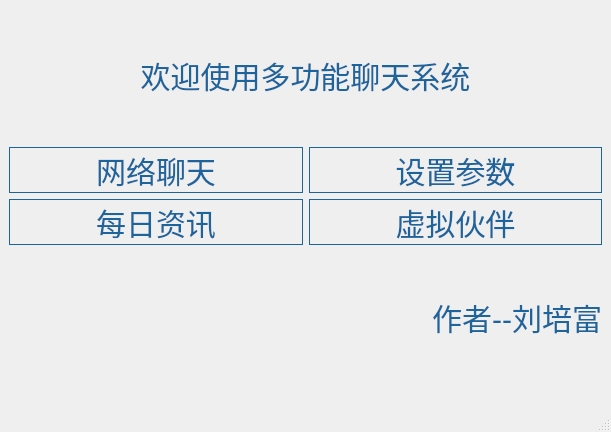
<?xml version="1.0" encoding="UTF-8"?>
<ui version="4.0">
 <class>MainWindow</class>
 <widget class="QMainWindow" name="MainWindow">
  <property name="geometry">
   <rect>
    <x>0</x>
    <y>0</y>
    <width>611</width>
    <height>432</height>
   </rect>
  </property>
  <property name="windowTitle">
   <string>菜单</string>
  </property>
  <property name="styleSheet">
   <string notr="true">*{  
    font-family:微软雅黑;
    font-size:30px;
    color: #1d649c;
}
QPushButton{
	border:1px solid #1d649c;
}
QPushButton:hover{
	color: rgb(85, 255, 255);
}
</string>
  </property>
  <widget class="QWidget" name="centralwidget">
   <layout class="QVBoxLayout" name="verticalLayout">
    <item>
     <widget class="QLabel" name="label_welcome">
      <property name="text">
       <string>欢迎使用多功能聊天系统</string>
      </property>
      <property name="alignment">
       <set>Qt::AlignCenter</set>
      </property>
     </widget>
    </item>
    <item>
     <layout class="QHBoxLayout" name="horizontalLayout">
      <item>
       <widget class="QPushButton" name="pushButton_ChatNetwork">
        <property name="text">
         <string>网络聊天</string>
        </property>
       </widget>
      </item>
      <item>
       <widget class="QPushButton" name="pushButton_Settings">
        <property name="text">
         <string>设置参数</string>
        </property>
       </widget>
      </item>
     </layout>
    </item>
    <item>
     <layout class="QHBoxLayout" name="horizontalLayout_2">
      <item>
       <widget class="QPushButton" name="pushButton_Query">
        <property name="text">
         <string>每日资讯</string>
        </property>
       </widget>
      </item>
      <item>
       <widget class="QPushButton" name="pushButton_AiFriends">
        <property name="text">
         <string>虚拟伙伴</string>
        </property>
       </widget>
      </item>
     </layout>
    </item>
    <item>
     <widget class="QLabel" name="label_author">
      <property name="text">
       <string>作者--刘培富</string>
      </property>
      <property name="alignment">
       <set>Qt::AlignRight|Qt::AlignTrailing|Qt::AlignVCenter</set>
      </property>
     </widget>
    </item>
   </layout>
  </widget>
  <widget class="QMenuBar" name="menubar">
   <property name="geometry">
    <rect>
     <x>0</x>
     <y>0</y>
     <width>611</width>
     <height>46</height>
    </rect>
   </property>
  </widget>
  <widget class="QStatusBar" name="statusbar"/>
 </widget>
 <resources>
  <include location="img.qrc"/>
 </resources>
 <connections/>
</ui>
